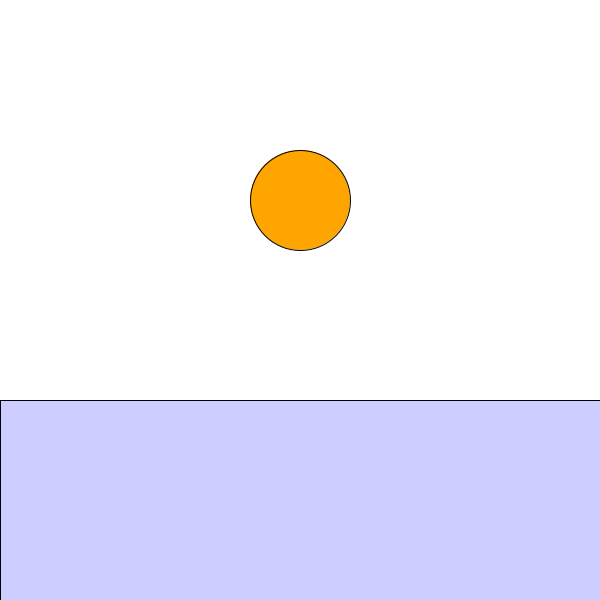
Frame 1 (no input)
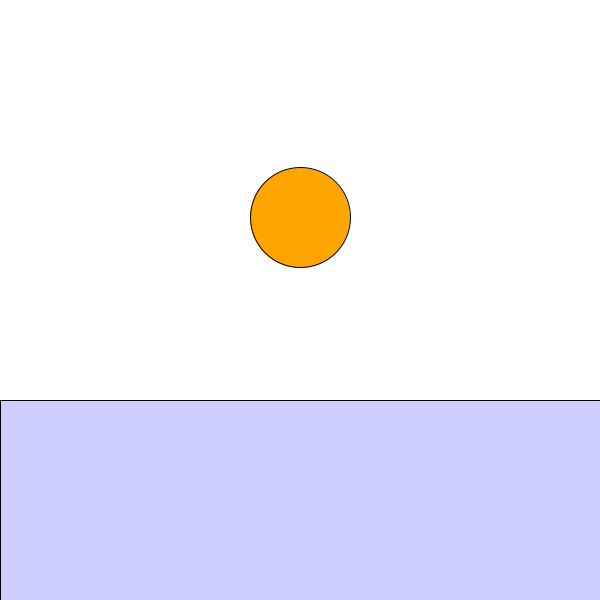
Frame 60 (the mouse pressed at the canvas centre just before this capture)
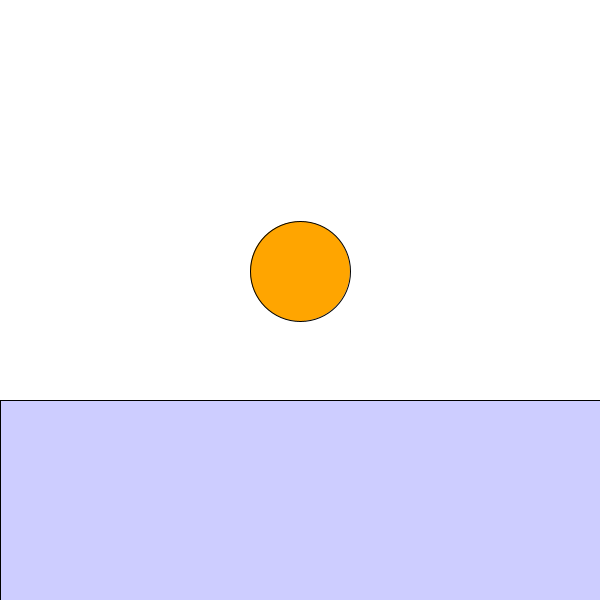
Frame 120 (the mouse held since frame 60 and released just before this capture)

The Processing sketch that drew these frames (run headless with seeded random() and noise(); from frame 60 on, the mouse is pressed at the canvas centre):

// Processing sketch: flotar
// ── flotar.pde
PVector s = new PVector();
PVector v = new PVector();
PVector a = new PVector();
PVector F = new PVector();
PVector G = new PVector(0, 9.81);
PVector Fv = new PVector();
float g = -9.81;
float dt = 0.01; 
float m = 0.1;
float limite;
float rho = 0.000005; 
float Vs; 
float FB; 
float r = 50;

void setup(){
    size(600,600);
    limite = 2*height/3;
    s.x = width/2;
    s.y= height/3;
}

void draw(){
    background(255);
    
    update();

    fill(255, 165, 0);
    ellipse(s.x, s.y, r*2, r*2);

    fill(0, 0, 255, 50);
    rect(0, limite, width, height);

}

void update(){
    F.set(G);

    if (s.y - r >= limite){
        Vs = 4 * PI * r * r * r / 3;
        FB = rho * g * Vs;
        F.add(0, FB);
    } else if (s.y + r > limite){
        float h = s.y + r - limite;
        float a_f = sqrt(2 * h * r - h * h);
        Vs = (3 * a_f * a_f + h * h) * PI * h / 6;
        FB = rho * g * Vs;
        F.set(0, FB);
    }
    println("F"+F);
    a = PVector.div(F, m);
    v.add(PVector.mult(a, dt));
    s.add(PVector.mult(v, dt));

    
}
